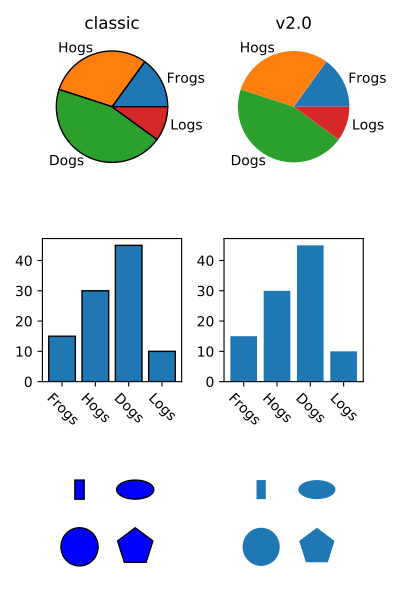

The Python source for this figure:
import matplotlib.pyplot as plt
import numpy as np
from matplotlib import rc_context
import matplotlib.patches as mpatches

fig, all_ax = plt.subplots(3, 2, figsize=(4, 6), tight_layout=True)

def demo(ax_top, ax_mid, ax_bottom, rcparams, label):
    labels = 'Frogs', 'Hogs', 'Dogs', 'Logs'
    fracs = [15, 30, 45, 10]

    explode = (0, 0.05, 0, 0)

    ax_top.set_title(label)

    with rc_context(rc=rcparams):
        ax_top.pie(fracs, labels=labels)
        ax_top.set_aspect('equal')
        ax_mid.bar(range(len(fracs)), fracs, tick_label=labels)
        plt.setp(ax_mid.get_xticklabels(), rotation=-45)
        grid = np.mgrid[0.2:0.8:3j, 0.2:0.8:3j].reshape(2, -1).T

        ax_bottom.set_xlim(0, .75)
        ax_bottom.set_ylim(0, .75)
        ax_bottom.add_artist(mpatches.Rectangle(grid[1] - [0.025, 0.05],
                                                0.05, 0.1))
        ax_bottom.add_artist(mpatches.RegularPolygon(grid[3], 5, 0.1))
        ax_bottom.add_artist(mpatches.Ellipse(grid[4], 0.2, 0.1))
        ax_bottom.add_artist(mpatches.Circle(grid[0], 0.1))
        ax_bottom.axis('off')

demo(*all_ax[:, 0], rcparams={'patch.force_edgecolor': True,
                              'patch.facecolor': 'b'}, label='classic')
demo(*all_ax[:, 1], rcparams={}, label='v2.0')
